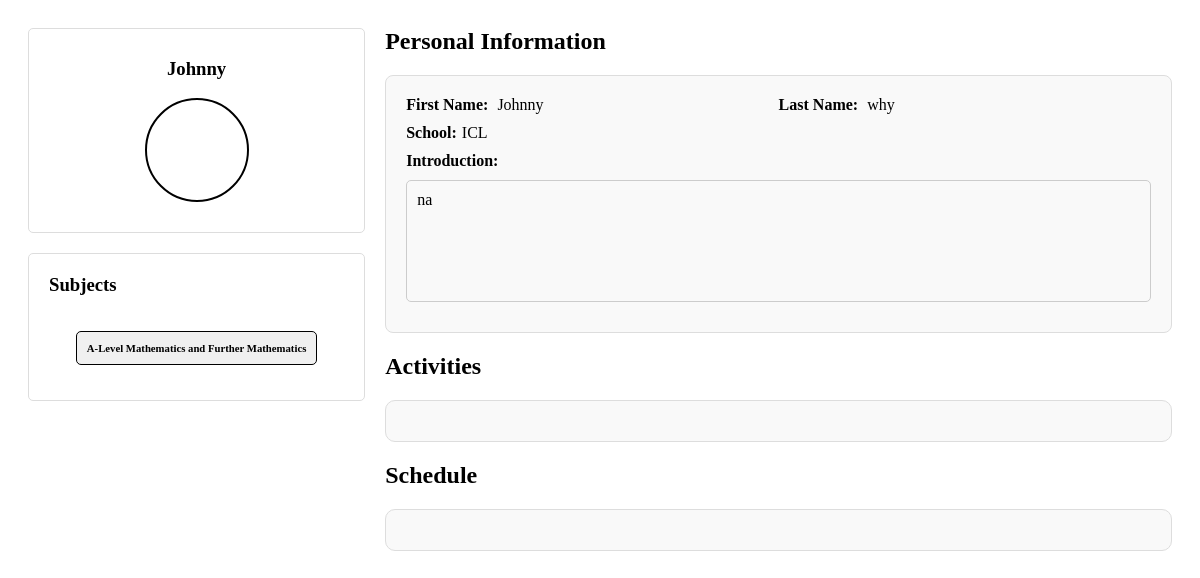
The page /teacher/1/ (signed in) on the database its author committed.
### teacher/models.py (models this page shows, shortened)
class Teacher(models.Model):
    teacher_id = models.AutoField(primary_key=True, default=1)
    first_name = models.CharField(max_length=100)
    last_name = models.CharField(max_length=100)
    email = models.EmailField()
    school = models.CharField(max_length=255)
    subjects = models.TextField(help_text="Comma-separated list of subjects")
    introduction = models.TextField()

### teacher/views.py (the view)
# urls.py: path('teacher/<int:teacher_id>/', views.teacher_page, name='teacher'),
def teacher_page(request, teacher_id):
    teacher = get_object_or_404(Teacher, teacher_id=teacher_id)
    subjects_list = teacher.subjects.split(',')  # Split the subjects
    return render(request, 'teacher_page.html', {'teacher': teacher, 'subjects': subjects_list})

### teacher/templates/teacher_page.html (shortened to what this page needs)
<!DOCTYPE html>
{% load static %}
<html lang="en">
<head>
    <link rel="stylesheet" href="{% static 'css/teacher_profile_layout.css' %}">
    <link rel="stylesheet" href="{% static 'css/personal_image_layout.css' %}">
    <link rel="stylesheet" href="{% static 'css/teacher_page.css' %}">
</head>
<body>
<div class="teacher-profile-container">
    <div class="left-column">
        <div class="profile-image-box">
            <h3>{{ teacher.first_name }}</h3>
            <div class="image-container">
            </div>
        </div>
        <div class="subjects-box">
            <h3>Subjects</h3>
            <div class="subjects-list">
                {% for subject in subjects %}
                    <h6 class="subject-item">{{ subject.strip }}</h6>
                {% endfor %}
            </div>
        </div>
    </div>
    <div class="right-column">
        <h2>Personal Information</h2>
        <div class="personal-info-box">
            <div class="row">
                <div class="col">
                    <label>First Name:</label>
                    <span>{{ teacher.first_name }}</span>
                </div>
                <div class="col">
                    <label>Last Name:</label>
                    <span>{{ teacher.last_name }}</span>
                </div>
            </div>
            <div class="row">
                <label>School:</label>
                <span>{{ teacher.school }}</span>
            </div>
            <div class="row">
                <label>Introduction:</label>
            </div>
            <div class="row">
                <div class="introduction-text">{{ teacher.introduction }}</div>
            </div>
        </div>
        <h2>Activities</h2>
        <div class="activities-box">
        </div>
        <h2>Schedule</h2>
        <div class="schedule-box">
        </div>
    </div>
</div>
</body>
</html>

### static/css/teacher_profile_layout.css (style rules this page uses)
.teacher-profile-container { display: flex; max-width: 1200px; margin: 0 auto; padding: 20px; gap: 20px; }
.left-column { width: 30%; display: flex; flex-direction: column; gap: 20px; }
.profile-image-box { border: 1px solid #ddd; padding: 10px; text-align: center; display: flex; flex-direction: column; justify-content: center; align-items: center; border-radius: 5px; }
.subjects-box { border-radius: 5px; border: 1px solid #ddd; padding: 10px; }
.subjects-box h3 { margin: 10px 10px; }
.right-column { width: 70%; }
.right-column h2 { margin-top: 0; }
.personal-info-box { border: 1px solid #ddd; padding: 20px; background-color: #f9f9f9; border-radius: 10px; }
.personal-info-box { padding: 20px; margin-bottom: 20px; border: 1px solid #ddd; border-radius: 8px; }

### static/css/personal_image_layout.css (style rules this page uses)
.image-container { width: 100px; height: 100px; border-radius: 50%; overflow: hidden; display: flex; justify-content: center; align-items: center; border: 2px solid #000; margin-bottom: 20px; position: relative; }
.image-container { display: flex; justify-content: center; align-items: center; position: relative; }

### static/css/teacher_page.css (style rules this page uses)
.subjects-list { display: flex; flex-wrap: wrap; justify-content: center; gap: 10px; }
.subject-item { display: inline-block; padding: 10px; border: 1px solid #000; border-radius: 5px; background-color: #f0f0f0; }
.row { display: flex; justify-content: flex-start; margin-bottom: 10px; }
.col { flex: 1; }
label { font-weight: bold; }
span { margin-left: 5px;; }
.introduction-text { border: 1px solid #ccc; padding: 10px; height: auto; min-height: 100px; width: 100%; overflow: auto; background-color: #f9f9f9; border-radius: 5px; }
.activities-box, .schedule-box { border: 1px solid #ddd; padding: 20px; background-color: #f9f9f9; border-radius: 10px; margin-bottom:20px; }

### rows shown on the page
Teacher: first_name "Johnny", strip "A-Level Mathematics and Further Mathematics", last_name "why", school "ICL", introduction "na"
